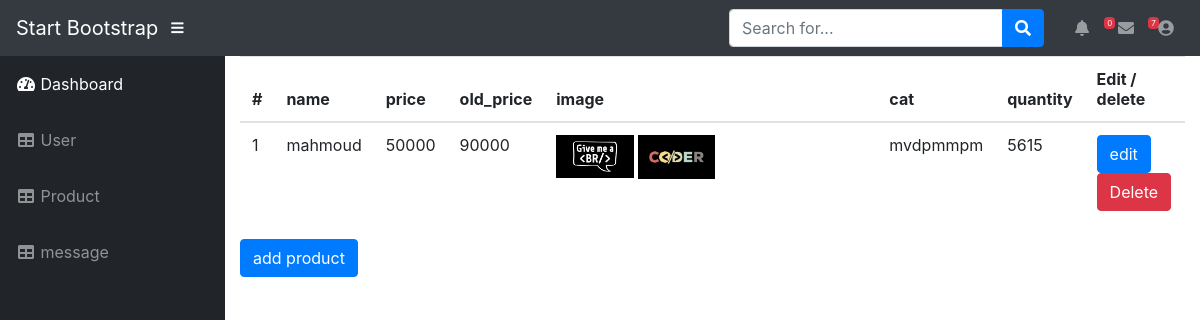
The page /product.php (signed in) on the database its author committed.
### tables this page shows
CREATE TABLE `product` (
  `id` int(11) NOT NULL,
  `name` varchar(50) NOT NULL,
  `price` int(50) NOT NULL,
  `old_price` int(50) NOT NULL,
  `image` mediumtext NOT NULL,
  `cat` varchar(20) NOT NULL,
  `quantity` int(20) NOT NULL
);

### product.php (the view, shortened to what this page needs)
<?php
require "style/nav.php";
require "style/sidebar.php";
require "connect.php";
?>
<div class="container-fluid page-body-wrapper full-page-wrapper ">
    <table class="table w-100   ">
        <thead>
            <tr>
                <th scope="col">#</th>
                <th scope="col">name</th>
                <th scope="col">price</th>
                <th scope="col">old_price</th>
                <th scope="col">image</th>
                <th scope="col">cat</th>
                <th scope="col">quantity</th>
                <th scope="col"> Edit / delete </th>
            </tr>
        </thead>
        <tbody>
            <?php
            $query = "SELECT * FROM `product`";
            $result = mysqli_query($connect, $query);
            $product = mysqli_fetch_all($result, MYSQLI_ASSOC);
            foreach ($product as $key => $value) {
                $id = $value["id"];
                $img=explode(',',$value["image"])
            ?>
            <tr>
                <td scope="col"><?php echo ++$key  ?></td>
                <td scope="col"><?php echo $value["name"] ?></td>
                <td scope="col"><?php echo $value["price"] ?></td>
                <td scope="col"><?php echo $value["old_price"] ?></td>
                <td scope="col">
                    <?php foreach ($img as $key=>$valur) { ?>
                    <img src="images/<?php echo $valur?>"  class="img-fluid w-25" alt="product-image">
                    <?php } ?>
                </td>
                <td scope=" col"><?php echo $value["cat"] ?></td>
                <td scope=" col"><?php echo $value["quantity"] ?></td>
                <td>
                    <a href="edit_product.php?id=<?php echo $id ?>" class="btn btn-primary">edit</a>
                    <a href="delete_pro.php?id=<?php echo $value["id"] ?>" class="btn btn-danger">Delete</a>
                </td>
            </tr>
            <?php } ?>
        </tbody>
    </table>
    <a href="new_product.php" class="btn btn-primary justify-content-center">add product</a>
</div>

### rows shown on the page
product: name "mahmoud", price "50000", old_price "90000", cat "mvdpmmpm", quantity "5615"

### other values the page prints
$num_ms "0"
